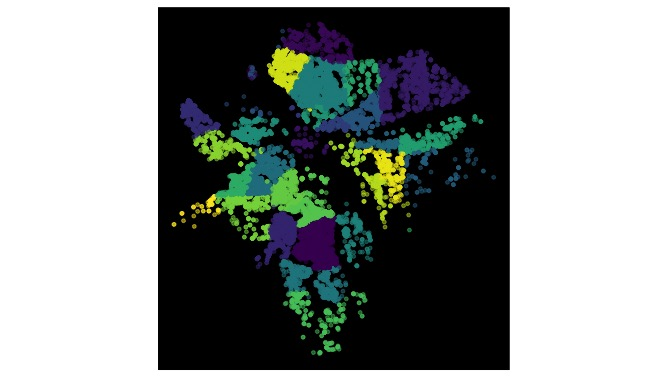

Source code (R):
library(ggplot2)
library(viridis)

code_violations <- read.csv("/Users/samedelstein/Downloads/Code_violations.csv")

ggplot(code_violations, aes(long, lat, color = property_neighborhood)) +
  geom_point(alpha = .5, size = 1) +
  coord_fixed(1.3) +
  scale_color_viridis(discrete = TRUE) +
  theme(legend.position = "none",
        axis.title.x = element_blank(),
        axis.title.y = element_blank(),
        axis.ticks = element_blank(),
        panel.grid.major = element_blank(), 
        panel.grid.minor = element_blank(),
        panel.border = element_blank(),
        axis.text.x=element_blank(),
        axis.text.y=element_blank(),
        panel.background = element_rect(fill = 'black', colour = 'black')) 
